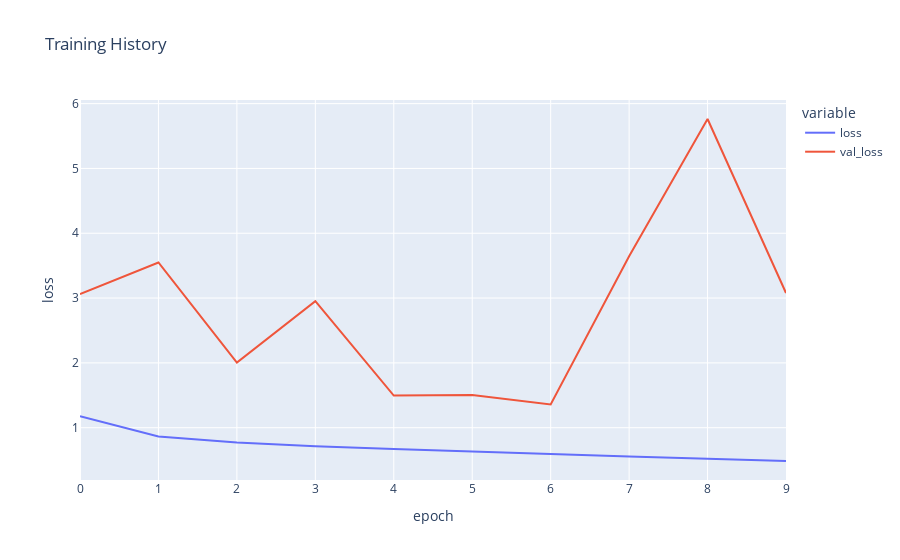

Here is the notebook cell this chart was saved with:
### Code cell
fig = px.line(
    history_ethnicity.history, y=['loss', 'val_loss'],
    labels={'index': 'epoch', 'value': 'loss'}, 
    title='Training History')
fig.show()

### Figure 1 — Plotly figure (JSON) as saved in the notebook; plotly's stock layout.template omitted (floating-point values rounded to 4 significant figures)
{"data": [{"hovertemplate": "variable=loss<br>epoch=%{x}<br>loss=%{y}<extra></extra>", "legendgroup": "loss", "line": {"color": "#636efa", "dash": "solid"}, "marker": {"symbol": "circle"}, "mode": "lines", "name": "loss", "orientation": "v", "showlegend": true, "type": "scatter", "x": [0, 1, 2, 3, 4, 5, 6, 7, 8, 9], "xaxis": "x", "y": [1.179, 0.8629, 0.7705, 0.7144, 0.6719, 0.6335, 0.5839, 0.5567, 0.52, 0.486], "yaxis": "y"}, {"hovertemplate": "variable=val_loss<br>epoch=%{x}<br>loss=%{y}<extra></extra>", "legendgroup": "val_loss", "line": {"color": "#EF553B", "dash": "solid"}, "marker": {"symbol": "circle"}, "mode": "lines", "name": "val_loss", "orientation": "v", "showlegend": true, "type": "scatter", "x": [0, 1, 2, 3, 4, 5, 6, 7, 8, 9], "xaxis": "x", "y": [3.06, 3.549, 2.005, 2.953, 1.495, 1.503, 1.359, 3.645, 5.763, 3.078], "yaxis": "y"}], "layout": {"legend": {"title": {"text": "variable"}, "tracegroupgap": 0}, "title": {"text": "Training History"}, "xaxis": {"anchor": "y", "domain": [0, 1], "title": {"text": "epoch"}}, "yaxis": {"anchor": "x", "domain": [0, 1], "title": {"text": "loss"}}}}
